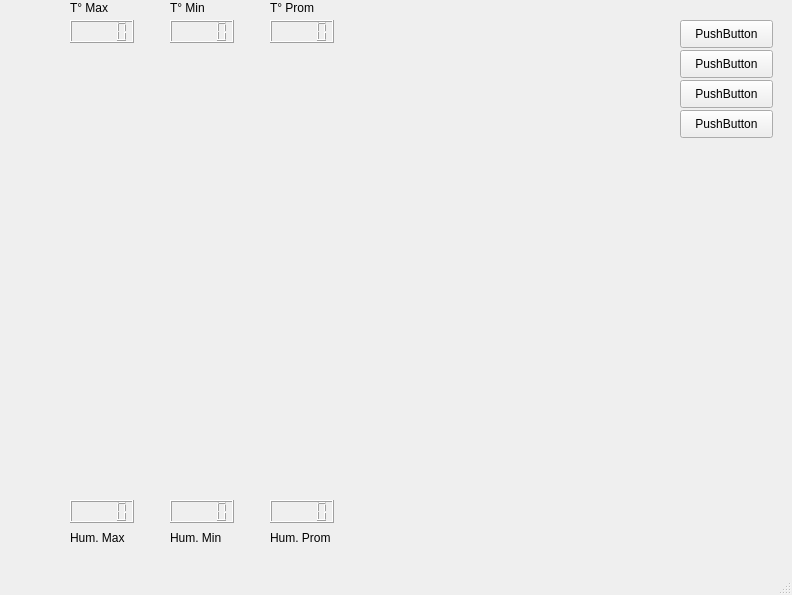
<?xml version="1.0" encoding="UTF-8"?>
<ui version="4.0">
 <class>MainWindow</class>
 <widget class="QMainWindow" name="MainWindow">
  <property name="geometry">
   <rect>
    <x>0</x>
    <y>0</y>
    <width>792</width>
    <height>595</height>
   </rect>
  </property>
  <property name="windowTitle">
   <string>MainWindow</string>
  </property>
  <widget class="QWidget" name="centralwidget">
   <widget class="QPushButton" name="pushButton">
    <property name="geometry">
     <rect>
      <x>680</x>
      <y>50</y>
      <width>93</width>
      <height>28</height>
     </rect>
    </property>
    <property name="text">
     <string>PushButton</string>
    </property>
   </widget>
   <widget class="QPushButton" name="pushButton_2">
    <property name="geometry">
     <rect>
      <x>680</x>
      <y>80</y>
      <width>93</width>
      <height>28</height>
     </rect>
    </property>
    <property name="text">
     <string>PushButton</string>
    </property>
   </widget>
   <widget class="QPushButton" name="pushButton_3">
    <property name="geometry">
     <rect>
      <x>680</x>
      <y>110</y>
      <width>93</width>
      <height>28</height>
     </rect>
    </property>
    <property name="text">
     <string>PushButton</string>
    </property>
   </widget>
   <widget class="QPushButton" name="pushButton_4">
    <property name="geometry">
     <rect>
      <x>680</x>
      <y>20</y>
      <width>93</width>
      <height>28</height>
     </rect>
    </property>
    <property name="text">
     <string>PushButton</string>
    </property>
   </widget>
   <widget class="QLCDNumber" name="lcdNumber">
    <property name="geometry">
     <rect>
      <x>70</x>
      <y>20</y>
      <width>64</width>
      <height>23</height>
     </rect>
    </property>
   </widget>
   <widget class="QLCDNumber" name="lcdNumber_2">
    <property name="geometry">
     <rect>
      <x>170</x>
      <y>20</y>
      <width>64</width>
      <height>23</height>
     </rect>
    </property>
   </widget>
   <widget class="QLCDNumber" name="lcdNumber_3">
    <property name="geometry">
     <rect>
      <x>270</x>
      <y>20</y>
      <width>64</width>
      <height>23</height>
     </rect>
    </property>
   </widget>
   <widget class="QLCDNumber" name="lcdNumber_4">
    <property name="geometry">
     <rect>
      <x>70</x>
      <y>500</y>
      <width>64</width>
      <height>23</height>
     </rect>
    </property>
   </widget>
   <widget class="QLCDNumber" name="lcdNumber_5">
    <property name="geometry">
     <rect>
      <x>170</x>
      <y>500</y>
      <width>64</width>
      <height>23</height>
     </rect>
    </property>
   </widget>
   <widget class="QLCDNumber" name="lcdNumber_6">
    <property name="geometry">
     <rect>
      <x>270</x>
      <y>500</y>
      <width>64</width>
      <height>23</height>
     </rect>
    </property>
   </widget>
   <widget class="QLabel" name="label">
    <property name="geometry">
     <rect>
      <x>70</x>
      <y>0</y>
      <width>55</width>
      <height>16</height>
     </rect>
    </property>
    <property name="text">
     <string>T° Max</string>
    </property>
   </widget>
   <widget class="QLabel" name="label_2">
    <property name="geometry">
     <rect>
      <x>170</x>
      <y>0</y>
      <width>55</width>
      <height>16</height>
     </rect>
    </property>
    <property name="text">
     <string>T° Min</string>
    </property>
   </widget>
   <widget class="QLabel" name="label_3">
    <property name="geometry">
     <rect>
      <x>270</x>
      <y>0</y>
      <width>55</width>
      <height>16</height>
     </rect>
    </property>
    <property name="text">
     <string>T° Prom</string>
    </property>
   </widget>
   <widget class="QLabel" name="label_4">
    <property name="geometry">
     <rect>
      <x>70</x>
      <y>530</y>
      <width>55</width>
      <height>16</height>
     </rect>
    </property>
    <property name="text">
     <string>Hum. Max</string>
    </property>
   </widget>
   <widget class="QLabel" name="label_5">
    <property name="geometry">
     <rect>
      <x>170</x>
      <y>530</y>
      <width>55</width>
      <height>16</height>
     </rect>
    </property>
    <property name="text">
     <string>Hum. Min</string>
    </property>
   </widget>
   <widget class="QLabel" name="label_6">
    <property name="geometry">
     <rect>
      <x>270</x>
      <y>530</y>
      <width>61</width>
      <height>16</height>
     </rect>
    </property>
    <property name="text">
     <string>Hum. Prom</string>
    </property>
   </widget>
  </widget>
  <widget class="QMenuBar" name="menubar">
   <property name="geometry">
    <rect>
     <x>0</x>
     <y>0</y>
     <width>792</width>
     <height>22</height>
    </rect>
   </property>
  </widget>
  <widget class="QStatusBar" name="statusbar"/>
 </widget>
 <resources/>
 <connections/>
</ui>
